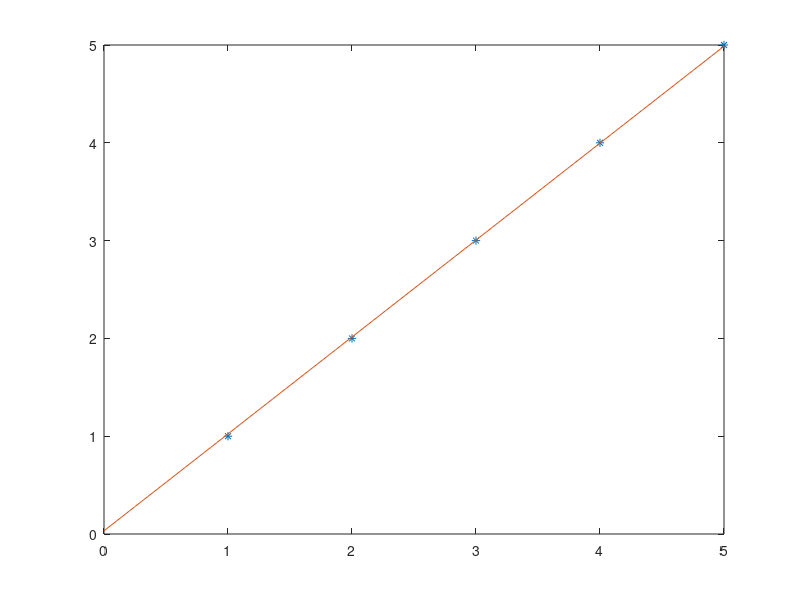

Here is the MATLAB script that generated this plot:
#!/usr/bin/octave -qf
x = [1.000000,2.000000,3.000000,4.000000,5.000000];
y = [1.000000,2.000000,3.000000,4.000000,5.000000];
plot(x,y,'*')
fun = @(x) 0.0327544+ x *0.990928
tempX = linspace(0,5,100);
tempY = fun(tempX);
hold on;
plot(tempX,tempY)
pause();
